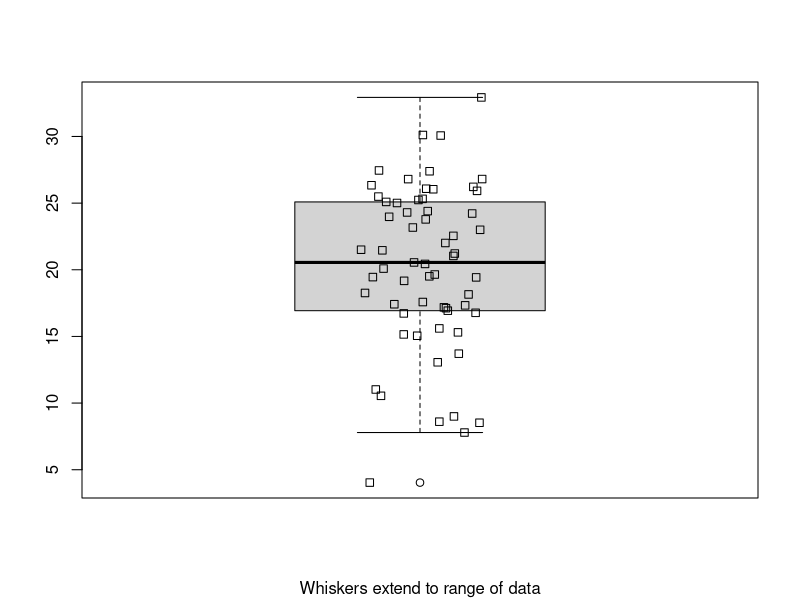
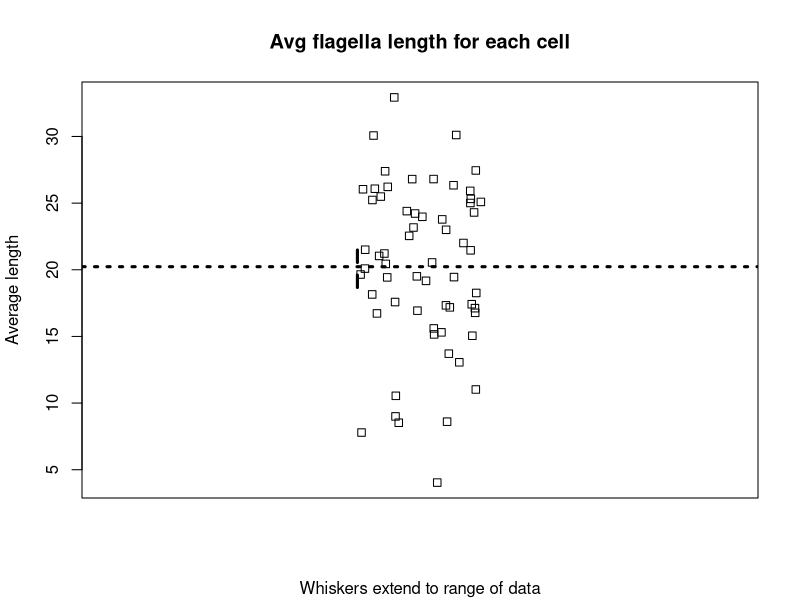

Write the R code that produced these figures, in order.
# Single Mean with sub-sampling (pseudoreplication)

# This example is based on work conduced in the laboratory of 
# Prof. Lynn Quarmby at Simon Fraser University 
#  http://www.sfu.ca/mbb/People/Quarmby/. 
# Her research focus is on the the mechanism by which 
# cells shed their cilia (aka flagella) in response to stress working
# with the unicellular alga Chlamydomonas. 

# Microphotographs of the algae are taken, and the 
# length of one or two flagellum of each cell is measured.

# Lines starting in ##--part001b; and ##---part001e; are used
# to bracket portions of the R code for inclusion into my
# course notes and are not normally coded.

options(useFancyQuotes=FALSE) # renders summary output corrects

# Read in the data
sink('flagella1-R-001.txt')
##---part001b;
lengths <- read.csv("flagella1.csv", header=TRUE)
lengths[1:10,]
##---part001e;
sink()


#--------------------------------------------------
# Method 1. Compute the average-of-the-averages

# Find the average of the lengths for each cell
sink('flagella1-R-009.txt')
##---part009b;
avg <- apply(lengths[,c(2,3)],1,mean,na.rm=TRUE)
avg
##---part009e;
sink()

# Plot the data
png(file="flagella1-R-010.png")  # send the plot to a png file
##---part010b;
boxplot(avg,  ain="Avg flagella length for each cell", 
   sub='Whiskers extend to range of data')
stripchart(avg, add=TRUE, 
   vertical=TRUE, method="jitter", jitter=.1,  
   main="Avg flagella length for each cell", 
   sub='Whiskers extend to range of data',
   xlab='', ylab='Average length')
##---part010e;
dev.off()

sink("flagella1-R-011.txt")
##---part011b;
result <- t.test(avg)
names(result)
result$se.diff <- result$estimate / result$statistic
result
cat("SE of the average length is ", result$se.diff, "\n")
##---part011e;
sink()

# Add the confidence interval to the dot plot
png(file="flagella1-R-012.png")  # send the plot to a png file
##---part012b;
stripchart(avg,  
   vertical=TRUE, method="jitter", jitter=.1,  
   main="Avg flagella length for each cell", 
   sub='Whiskers extend to range of data',
   xlab='', ylab='Average length')
abline(h=result$estimate, lty=3, lwd=3)
segments(.9, result$conf.int[1], .9,result$conf.int[2],
    lty=2, lwd=3)
##---part012e;
dev.off()


#---------------------------------------------------------------
# Method 2. Fit a model that accounts for the two sources of variation

# We start by stacking the data
# Refer to http://gbi.agrsci.dk/~shd/misc/Rdocs/reshape.pdf for details
# on the rehape() function

sink('flagella1-R-020.txt')
##---part020b;
stack.length <- reshape(lengths, idvar="Cell...",
            varying=list(c("Flagellar.length.1","Flagellar.length.2")), 
            times=c("Flagellar.length.1","Flagellar.length.2"), timevar="Length",
            v.name="Length", 
            direction="long")
stack.length[1:10,]
##---part020e;
sink()

# Fit the random effects model
sink('flagella1-R-021.txt')
##---part021b;
library(lme4)
result2 <- lmer( Length ~ 1 + (1 |Cell...), data=stack.length)
summary(result2)
##---part021e;
sink()
